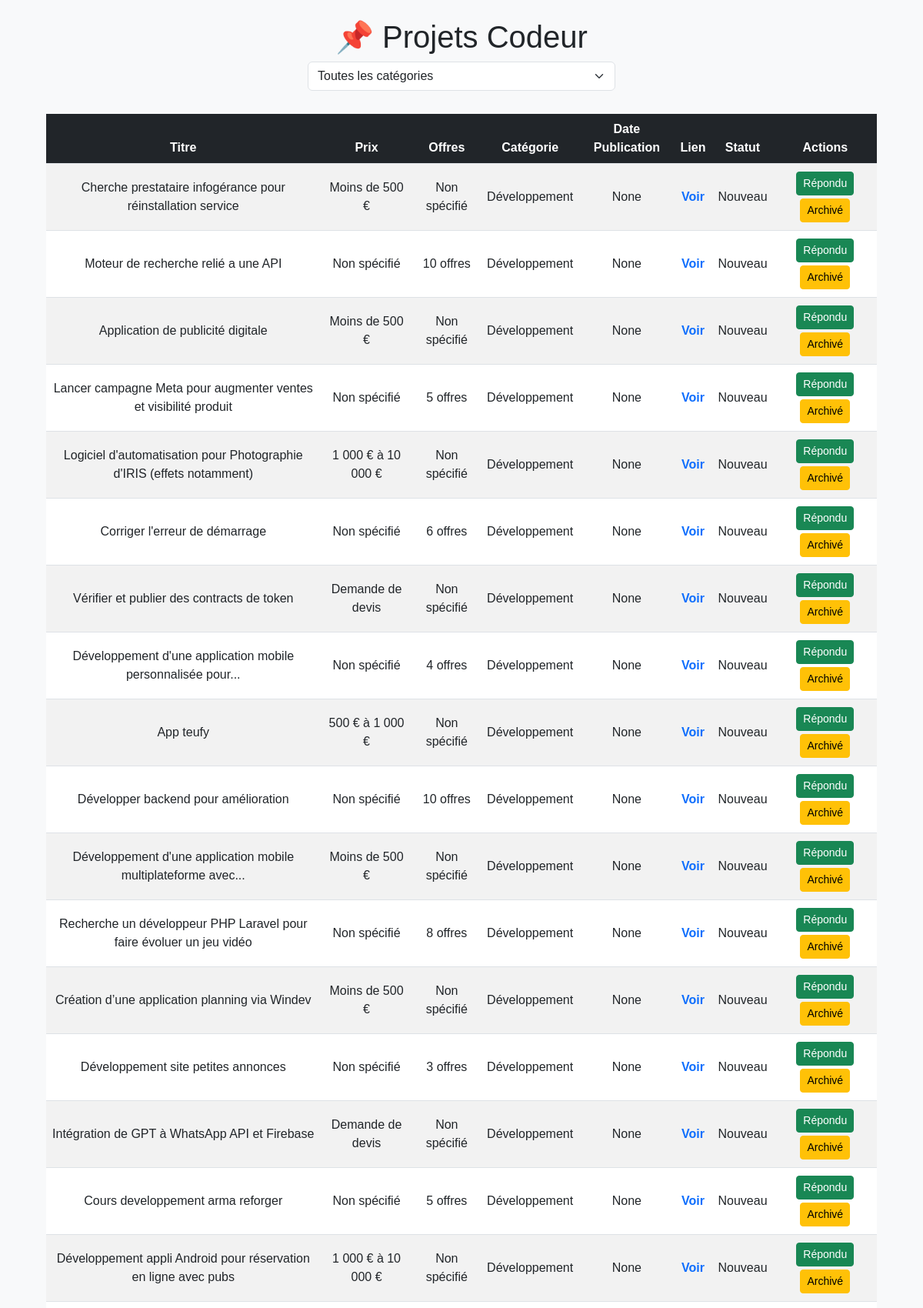
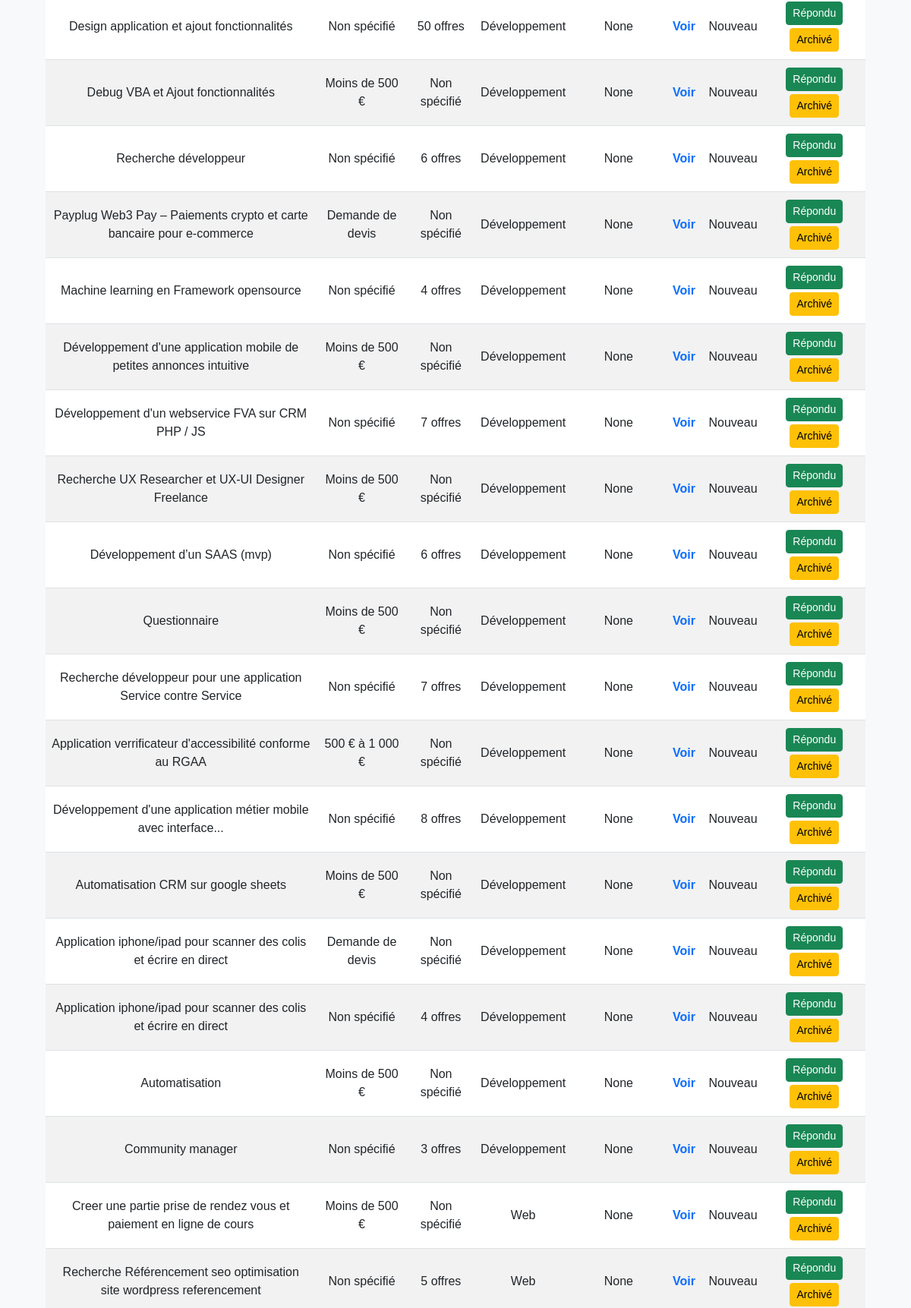
The page / (upper part) on the database its author committed (2 pictures, top to bottom).
### tables this page shows
CREATE TABLE projects (
                id INTEGER PRIMARY KEY AUTOINCREMENT,
                title TEXT,
                link TEXT UNIQUE,
                price TEXT,
                timestamp DATETIME DEFAULT CURRENT_TIMESTAMP, offers TEXT, category TEXT, status TEXT DEFAULT 'Nouveau', date_publication TEXT);

### server.py (the view)
@app.route("/")
def home():
    page = int(request.args.get("page", 1))
    projects = get_projects(page)
    categories = get_categories()
    return render_template("index.html", projects=projects, categories=categories, page=page)

### server.py (called while the page is built)
def get_projects(page=1, per_page=50):
    offset = (page - 1) * per_page
    conn = sqlite3.connect(DB_NAME)
    c = conn.cursor()
    c.execute('''
        SELECT id, title, link, price, offers, date_publication, category, status
        FROM projects
        WHERE status != 'Archivé'
        ORDER BY datetime(timestamp) DESC
        LIMIT ? OFFSET ?
    ''', (per_page, offset))
    projects = [dict(zip([column[0] for column in c.description], row)) for row in c.fetchall()]
    conn.close()
    return projects

def get_categories():
    conn = sqlite3.connect(DB_NAME)
    c = conn.cursor()
    c.execute("SELECT DISTINCT category FROM projects")
    categories = [row[0] for row in c.fetchall()]
    conn.close()
    return categories

### templates/index.html (shortened to what this page needs)
<!DOCTYPE html>
<html lang="fr">
<head>
    <link href="https://cdn.jsdelivr.net/npm/bootstrap@5.3.0/dist/css/bootstrap.min.css" rel="stylesheet">
</head>
<body>
    <div class="container text-center">
        <h1 class="mt-4"><span style="color:red;">📌</span> Projets Codeur</h1>
        <select id="categoryFilter" class="form-select category-filter">
            <option value="all">Toutes les catégories</option>
        </select>
    </div>
    <div class="table-container">
        <table class="table table-striped table-hover">
            <thead>
                <tr>
                    <th>Titre</th>
                    <th>Prix</th>
                    <th>Offres</th>
                    <th>Catégorie</th>
                    <th>Date Publication</th>
                    <th>Lien</th>
                    <th>Statut</th>
                    <th>Actions</th>
                </tr>
            </thead>
            <tbody id="projectsTable">
                {% for project in projects %}
                <tr class="project-row" data-category="{{ project['category'] }}" data-id="{{ project['id'] }}">
                    <td>{{ project['title'] }}</td>
                    <td>{{ project['price'] }}</td>
                    <td>{{ project['offers'] }}</td>
                    <td>{{ project['category'] }}</td>
                    <td>{{ project['date_publication'] }}</td>
                    <td><a href="{{ project['link'] }}" class="link-btn" target="_blank">Voir</a></td>
                    <td id="status-{{ project['id'] }}">{{ project['status'] }}</td>
                    <td>
                        <button class="btn btn-success btn-sm status-btn"
                            onclick="updateStatus({{ project['id'] }}, 'Répondu')">Répondu</button>
                        <button class="btn btn-warning btn-sm status-btn"
                            onclick="updateStatus({{ project['id'] }}, 'Archivé')">Archivé</button>
                    </td>
                </tr>
                {% endfor %}
            </tbody>
        </table>
    </div>
</body>
</html>

### templates/index.html (style rules this page uses)
body { background-color: #f8f9fa; font-family: Arial, sans-serif; }
.table-container { max-width: 90%; margin: auto; margin-top: 30px; }
.category-filter { width: 100%; max-width: 400px; margin: auto; margin-bottom: 20px; }
.table th { background-color: #212529; color: white; text-align: center; }
.table td { vertical-align: middle; text-align: center; }
.link-btn { text-decoration: none; font-weight: bold; color: #0d6efd; }
.status-btn { margin: 2px; }

### rows shown on the page
projects: title "Cherche prestataire infogérance pour réinstallation service", price "Moins de 500 €", offers "Non spécifié", category "Développement", date_publication "None", status "Nouveau"
projects: title "Moteur de recherche relié a une API", price "Non spécifié", offers "10 offres", category "Développement", date_publication "None", status "Nouveau"
projects: title "Application de publicité digitale", price "Moins de 500 €", offers "Non spécifié", category "Développement", date_publication "None", status "Nouveau"
projects: title "Lancer campagne Meta pour augmenter ventes et visibilité produit", price "Non spécifié", offers "5 offres", category "Développement", date_publication "None", status "Nouveau"
projects: title "Logiciel d'automatisation pour Photographie d'IRIS (effets notamment)", price "1 000 € à 10 000 €", offers "Non spécifié", category "Développement", date_publication "None", status "Nouveau"
projects: title "Corriger l'erreur de démarrage", price "Non spécifié", offers "6 offres", category "Développement", date_publication "None", status "Nouveau"
projects: title "Vérifier et publier des contracts de token", price "Demande de devis", offers "Non spécifié", category "Développement", date_publication "None", status "Nouveau"
projects: title "Développement d'une application mobile personnalisée pour...", price "Non spécifié", offers "4 offres", category "Développement", date_publication "None", status "Nouveau"
projects: title "App teufy", price "500 € à 1 000 €", offers "Non spécifié", category "Développement", date_publication "None", status "Nouveau"
projects: title "Développer backend pour amélioration", price "Non spécifié", offers "10 offres", category "Développement", date_publication "None", status "Nouveau"
projects: title "Développement d'une application mobile multiplateforme avec...", price "Moins de 500 €", offers "Non spécifié", category "Développement", date_publication "None", status "Nouveau"
projects: title "Recherche un développeur PHP Laravel pour faire évoluer un jeu vidéo", price "Non spécifié", offers "8 offres", category "Développement", date_publication "None", status "Nouveau"
projects: title "Création d’une application planning via Windev", price "Moins de 500 €", offers "Non spécifié", category "Développement", date_publication "None", status "Nouveau"
projects: title "Développement site petites annonces", price "Non spécifié", offers "3 offres", category "Développement", date_publication "None", status "Nouveau"
projects: title "Intégration de GPT à WhatsApp API et Firebase", price "Demande de devis", offers "Non spécifié", category "Développement", date_publication "None", status "Nouveau"
projects: title "Cours developpement arma reforger", price "Non spécifié", offers "5 offres", category "Développement", date_publication "None", status "Nouveau"
projects: title "Développement appli Android pour réservation en ligne avec pubs", price "1 000 € à 10 000 €", offers "Non spécifié", category "Développement", date_publication "None", status "Nouveau"
projects: title "Design application et ajout fonctionnalités", price "Non spécifié", offers "50 offres", category "Développement", date_publication "None", status "Nouveau"
projects: title "Debug VBA et Ajout fonctionnalités", price "Moins de 500 €", offers "Non spécifié", category "Développement", date_publication "None", status "Nouveau"
projects: title "Recherche développeur", price "Non spécifié", offers "6 offres", category "Développement", date_publication "None", status "Nouveau"
projects: title "Payplug Web3 Pay – Paiements crypto et carte bancaire pour e-commerce", price "Demande de devis", offers "Non spécifié", category "Développement", date_publication "None", status "Nouveau"
projects: title "Machine learning en Framework opensource", price "Non spécifié", offers "4 offres", category "Développement", date_publication "None", status "Nouveau"
projects: title "Développement d'une application mobile de petites annonces intuitive", price "Moins de 500 €", offers "Non spécifié", category "Développement", date_publication "None", status "Nouveau"
projects: title "Développement d'un webservice FVA sur CRM PHP / JS", price "Non spécifié", offers "7 offres", category "Développement", date_publication "None", status "Nouveau"
projects: title "Recherche UX Researcher et UX-UI Designer Freelance", price "Moins de 500 €", offers "Non spécifié", category "Développement", date_publication "None", status "Nouveau"
projects: title "Développement d’un SAAS (mvp)", price "Non spécifié", offers "6 offres", category "Développement", date_publication "None", status "Nouveau"
projects: title "Questionnaire", price "Moins de 500 €", offers "Non spécifié", category "Développement", date_publication "None", status "Nouveau"
projects: title "Recherche développeur pour une application Service contre Service", price "Non spécifié", offers "7 offres", category "Développement", date_publication "None", status "Nouveau"
projects: title "Application verrificateur d'accessibilité conforme au RGAA", price "500 € à 1 000 €", offers "Non spécifié", category "Développement", date_publication "None", status "Nouveau"
projects: title "Développement d'une application métier mobile avec interface...", price "Non spécifié", offers "8 offres", category "Développement", date_publication "None", status "Nouveau"
projects: title "Automatisation CRM sur google sheets", price "Moins de 500 €", offers "Non spécifié", category "Développement", date_publication "None", status "Nouveau"
projects: title "Application iphone/ipad pour scanner des colis et écrire en direct", price "Demande de devis", offers "Non spécifié", category "Développement", date_publication "None", status "Nouveau"
projects: title "Application iphone/ipad pour scanner des colis et écrire en direct", price "Non spécifié", offers "4 offres", category "Développement", date_publication "None", status "Nouveau"
projects: title "Automatisation", price "Moins de 500 €", offers "Non spécifié", category "Développement", date_publication "None", status "Nouveau"
projects: title "Community manager", price "Non spécifié", offers "3 offres", category "Développement", date_publication "None", status "Nouveau"
projects: title "Creer une partie prise de rendez vous et paiement en ligne de cours", price "Moins de 500 €", offers "Non spécifié", category "Web", date_publication "None", status "Nouveau"
projects: title "Recherche Référencement seo optimisation site wordpress referencement", price "Non spécifié", offers "5 offres", category "Web", date_publication "None", status "Nouveau"
